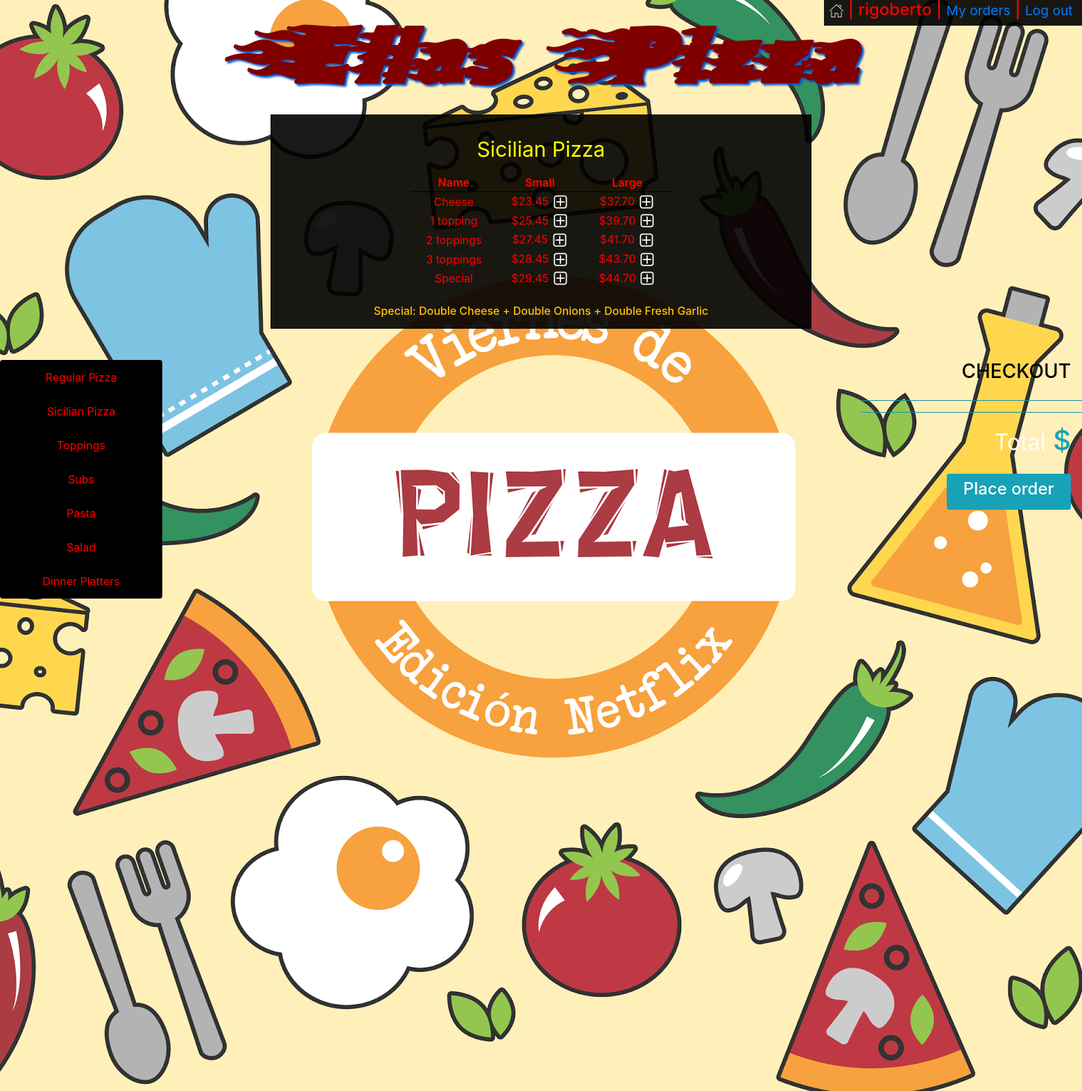
The page /menu/Sicilian Pizza (signed in) on the database its author committed.
### orders/models.py (models this page shows, shortened)
class Category(models.Model):
    name=models.CharField(max_length=64)
    def __str__(self):
        return f"{self.name}"

class Sicilian_pizza(models.Model):
    name=models.CharField(max_length=64)
    small=models.DecimalField(max_digits=4,decimal_places=2)
    large=models.DecimalField(max_digits=4,decimal_places=2)

### orders/views.py (the view)
# urls.py: path("menu/<str:category>", views.menu, name="menu"),
def menu(request,category):
    menu,columns=findTable(category)
    order_number=User_order.objects.get(user=request.user,status='initiated').order_number
    context = {
        "user":request.user,
        "Checkout":Order2.objects.filter(user=request.user,number=order_number),
        "Checkout_category":Order2.objects.filter(user=request.user,number=order_number).values_list('category').distinct(),
        "Total":list(Order2.objects.filter(user=request.user,number=order_number).aggregate(Sum('price')).values())[0],
        "Category": Category.objects.all(),
        "Active_category":category,
        "Menu": menu,
        "Columns":columns,
        "Topping_price": 0.00,
        "Order_number":order_number
    }
    return render(request,"menu.html",context)

### orders/views.py (called while the page is built)
def findTable(category):
    if category == "Regular Pizza":
        menu=Regular_pizza.objects.all()
        columns=3
    elif category == "Sicilian Pizza":
        menu=Sicilian_pizza.objects.all()
        columns=3
    elif category == "Toppings":
        menu=Topping.objects.all()
        columns=1
    elif category == "Subs":
        menu=Sub.objects.all()
        columns=3
    elif category == "Pasta":
        menu=Pasta.objects.all()
        columns=2
    elif category == "Salad":
        menu=Salad.objects.all()
        columns=2
    elif category == "Dinner Platters":
        menu=Dinner_platter.objects.all()
        columns=3
    return menu,columns

### orders/templates/menu.html (shortened to what this page needs)
{% extends "layout.html" %}
{% block body%}
<div class='p-3'>
    <table class='table-small w-50 mx-auto text-center '>
        <caption style='caption-side:top;color:yellow;font-size: 30px;text-align: center'>{{Active_category}}</caption>
        {% if Columns == 3 %}
        <thead class='thead-light'>
            <tr >
                <th>Name</th>
                <th>Small</th>
                <th>Large</th>
            </tr>
        </thead>
        <tbody>
            {% for row in Menu %}
            <tr>
                {% load static %}
                <td>{{row.name}}</td>
                {% if row.small == None %}
                    <td></td>
                {% else %}
                    <td>${{row.small}}&nbsp;<a href="{% url 'add' Active_category row.name row.small %}"><img class='plus' src="{% static 'plus.png' %}"></a></td>
                {% endif %}
                <td>${{row.large}}&nbsp;<a href="{% url 'add' Active_category row.name row.large %}"><img class='plus' src="{% static 'plus.png' %}"></a></td>
            </tr>
            {% endfor %}
        </tbody>
        {% endif %}
    </table>
</div>
{% if Active_category == 'Regular Pizza' or Active_category == 'Sicilian Pizza'  %}
    <div class='text-center p-2'>
        <h6 class='text-warning mx-auto'>Special: Double Cheese + Double Onions + Double Fresh Garlic</h6>
{% endif %}
{% endblock %}

### orders/templates/layout.html (shortened to what this page needs)
<!DOCTYPE html>
<html style="height:100%">
<head>
    {% load static %}
    <link rel="stylesheet" type="text/css" href="{% static 'styles.css' %}">
    <link rel="stylesheet" href="https://maxcdn.bootstrapcdn.com/bootstrap/4.1.3/css/bootstrap.min.css">
</head>
<body style="height:100%">
    <img id='pizza_background' src="{% static 'pizza_background.png' %}">
    {% if Category %}
    <div id='username'>
        <h4 class='px-2' ><a href="{% url 'index' %}"><img src="{% static 'home.png' %}"></a> |
            {{user.username}} |
            {% if not user.is_superuser %}
            <small><a href="{% url 'my_orders' Order_number %}">My orders</a></small> |
            {% endif %}
            <small><a href="{% url 'logout' %}"> Log out&nbsp;</a></small>
        </h4>
    </div>
    {% endif %}
    <p id='logo' class='text-center m-0 font-weight-bold'><a href="{% url 'index' %}">Elias Pizza</a></p>
    <div id='category' class="list-group text-center">
        {% for category in Category %}
        <a href="{% url 'menu' category  %}" class="list-group-item list-group-item-action">{{category}}</a>
        {% endfor %}
    </div>
    <div id='center_box' class='w-50  mx-auto  '>
        {% block body%}
        {% endblock %}
    </div>
    <div id='checkout' class='list-group text-right '>
    {% if Category %}
        <h3 class=' text-right pr-3'>CHECKOUT</h3>
        <ul >
            <hr class='bg-info'>
            <hr class='bg-info'>
            <li class='text-info text-right pr-3 '><h1><small class='text-white'>Total</small> ${{Total|floatformat:2}}</h1></li>
        </ul>
    <a id='place_order'  href="{% url 'my_orders' Order_number %}"><div  class='bg-info w-50 rounded p-2  ml-auto mr-3 text-center text-white '><h4>Place order</h4></div></a>
    {% endif %}
    </div>
</body>
</html>

### orders/static/styles.css (style rules this page uses)
#pizza_background { position: absolute; z-index:-99; }
#category { position: absolute; top:33%; width:15%; }
#category a { color:red; background-color: black; }
#logo { padding:0px; font-family: webLogo ; font-size: 110px; text-shadow: 3px 3px 3px rgb(5, 87, 211); }
#logo a:link, #place_order:link, #confirm_order:link { color:rgb(128, 0, 0); }
#center_box,#username { background-color: rgba(0, 0, 0, 0.9); color: red; }
th { border-bottom: 1px solid black; }
#checkout { color:black; position: absolute; top:33%; right:0%; width:23%; }
#username { position: absolute; right: 0; }
li { list-style-type: none; }

### rows shown on the page
Category: name "Regular Pizza"
Category: name "Sicilian Pizza"
Category: name "Toppings"
Category: name "Subs"
Category: name "Pasta"
Category: name "Salad"
Category: name "Dinner Platters"
Sicilian_pizza: name "Cheese", small "23.45", large "37.70"
Sicilian_pizza: name "1 topping", small "25.45", large "39.70"
Sicilian_pizza: name "2 toppings", small "27.45", large "41.70"
Sicilian_pizza: name "3 toppings", small "28.45", large "43.70"
Sicilian_pizza: name "Special", small "29.45", large "44.70"

### other values the page prints
{{ user.username }} "rigoberto"
